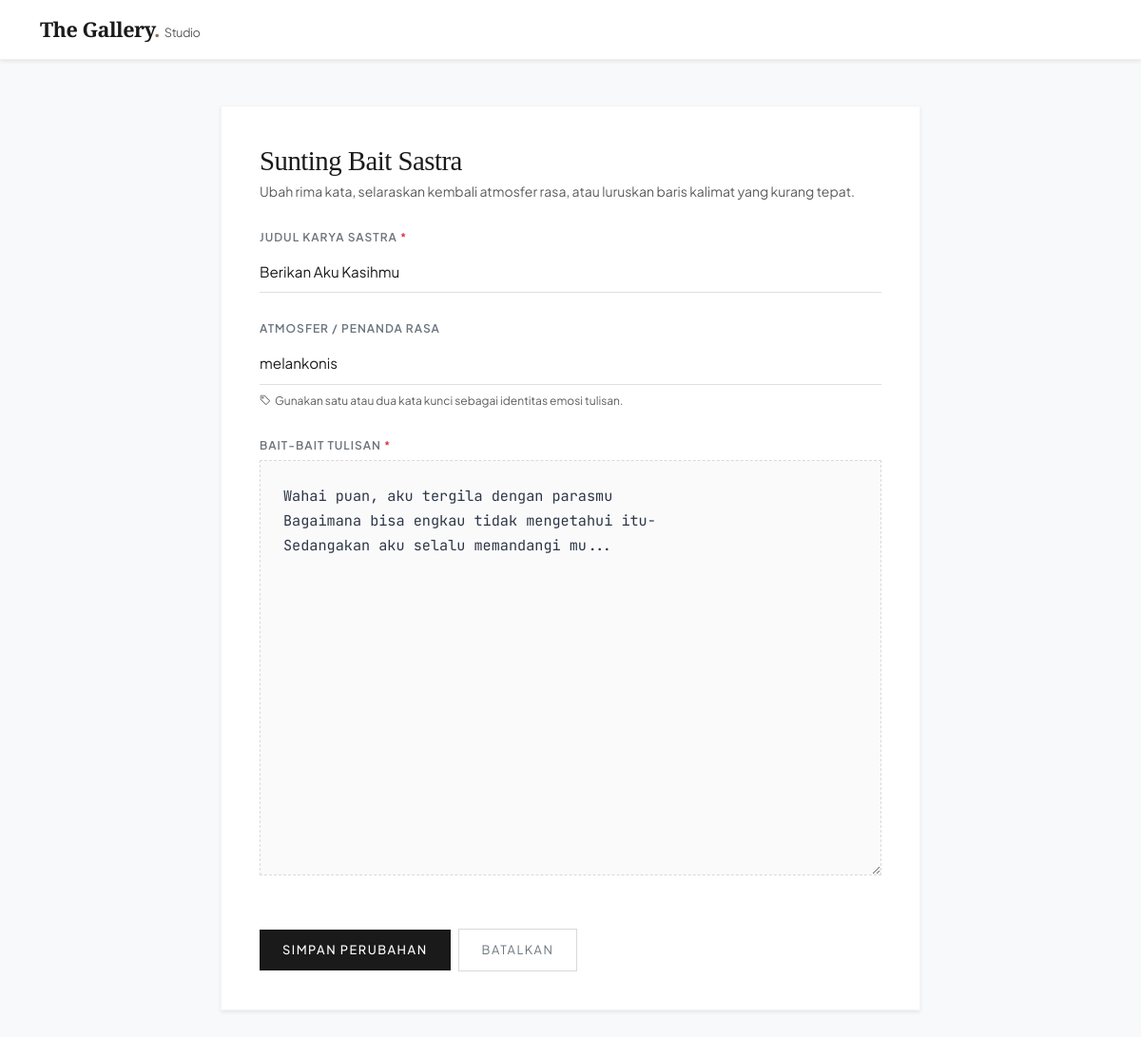
Page /web-dimanis/admin/writing-edit.php?id=4 (signed in) on the committed database.
### tables this page shows
CREATE TABLE `writings` (
  `id` int(11) NOT NULL,
  `category_id` int(11) DEFAULT NULL,
  `title` varchar(100) NOT NULL,
  `content` longtext NOT NULL,
  `mood` varchar(100) DEFAULT NULL,
  `created_at` timestamp NOT NULL DEFAULT current_timestamp(),
  `layout_mode` enum('single','book') DEFAULT 'single',
  `image` varchar(255) DEFAULT NULL
);

### web-dimanis/admin/writing-edit.php (the view, shortened to what this page needs)
<?php
require_once '../config/database.php';
$id = $_GET['id'];
$stmt = $pdo->prepare("SELECT * FROM writings WHERE id = :id");
$stmt->execute(['id' => $id]);
$write = $stmt->fetch();
?>
<!DOCTYPE html>
<html lang="id">
<head>
    <link href="https://cdn.jsdelivr.net/npm/bootstrap@5.3.3/dist/css/bootstrap.min.css" rel="stylesheet">
    <link rel="stylesheet" href="https://cdn.jsdelivr.net/npm/bootstrap-icons@1.11.3/font/bootstrap-icons.min.css">
</head>
<body>
<nav class="navbar navbar-expand-lg admin-navbar shadow-sm">
    <div class="container">
        <a class="navbar-brand-custom" href="index.php">
            The Gallery<span style="color: var(--accent-gold);">.</span> <small style="font-size: 0.8rem; font-family: 'Plus Jakarta Sans'; font-weight:400;" class="text-muted">Studio</small>
        </a>
    </div>
</nav>
<div class="container my-5" style="max-width: 760px;">
    <div class="workspace-panel shadow-sm">
        <h3 class="page-title mb-1">Sunting Bait Sastra</h3>
        <p class="text-muted small mb-4">Ubah rima kata, selaraskan kembali atmosfer rasa, atau luruskan baris kalimat yang kurang tepat.</p>
        <form action="" method="POST">
            <div class="mb-4">
                <label for="title" class="form-label-custom">Judul Karya Sastra <span class="text-danger">*</span></label>
                <input type="text" name="title" id="title" class="form-control form-control-minimal" value="<?= htmlspecialchars($write['title']); ?>" required autocomplete="off">
            </div>
            <div class="mb-4">
                <label for="mood" class="form-label-custom">Atmosfer / Penanda Rasa</label>
                <input type="text" name="mood" id="mood" class="form-control form-control-minimal" value="<?= htmlspecialchars($write['mood'] ?? ''); ?>" autocomplete="off">
                <small class="text-muted d-block mt-2" style="font-size: 0.75rem;"><i class="bi bi-tag me-1"></i>Gunakan satu atau dua kata kunci sebagai identitas emosi tulisan.</small>
            </div>
            <div class="mb-5">
                <label for="content" class="form-label-custom">Bait-Bait Tulisan <span class="text-danger">*</span></label>
                <textarea name="content" id="content" rows="15" class="form-control monospace-textarea" required><?= htmlspecialchars($write['content']); ?></textarea>
            </div>
            <div class="d-flex align-items-center gap-2 pt-2">
                <button type="submit" name="submit" class="btn btn-save-minimal px-4">Simpan Perubahan</button>
                <a href="writing-list.php" class="btn btn-cancel-minimal">Batalkan</a>
            </div>
        </form>
    </div>
</div>
</body>
</html>

### web-dimanis/admin/writing-edit.php (style rules this page uses)
:root { --bg-workspace: #F8F9FA; --panel-white: #FFFFFF; --dark-charcoal: #1A1A1A; --accent-gold: #8C7853; --text-muted: #6C757D; }
body { background-color: var(--bg-workspace); font-family: 'Plus Jakarta Sans', sans-serif; color: var(--dark-charcoal); -webkit-font-smoothing: antialiased; }
.admin-navbar { background-color: var(--panel-white); border-bottom: 1px solid rgba(0, 0, 0, 0.06); padding: 15px 0; }
.navbar-brand-custom { font-family: 'Playfair Display', serif; font-weight: 600; font-size: 1.35rem; color: var(--dark-charcoal) !important; text-decoration: none; letter-spacing: -0.5px; }
.workspace-panel { background: var(--panel-white); border: 1px solid rgba(0, 0, 0, 0.04); border-radius: 0; padding: 40px; }
.page-title { font-family: 'Playfair Display', serif; font-weight: 500; font-size: 1.8rem; letter-spacing: -0.5px; }
.form-label-custom { font-size: 0.75rem; text-transform: uppercase; letter-spacing: 1px; color: var(--text-muted); font-weight: 600; margin-bottom: 0.4rem; }
.form-control-minimal { background: transparent; border: none; border-bottom: 1px solid rgba(0, 0, 0, 0.12); border-radius: 0; padding: 0.6rem 0; font-size: 0.95rem; color: var(--dark-charcoal); transition: all 0.3s ease; }
.monospace-textarea { font-family: 'JetBrains Mono', 'Courier New', monospace; font-size: 0.95rem; line-height: 1.7; background-color: #FAFAFA; border: 1px dashed rgba(0, 0, 0, 0.15); border-radius: 0; padding: 24px; color: #2D3748; transition: all 0.3s ease; resize: vertical; }
.btn-save-minimal { background-color: var(--dark-charcoal); color: #FFF; border-radius: 0; font-size: 0.8rem; text-transform: uppercase; letter-spacing: 1.5px; padding: 12px 28px; font-weight: 500; border: none; transition: all 0.3s ease; }
.btn-cancel-minimal { background: transparent; color: var(--text-muted); border: 1px solid rgba(0,0,0,0.15); border-radius: 0; font-size: 0.8rem; text-transform: uppercase; letter-spacing: 1.5px; padding: 12px 24px; text-decoration: none; transition: all 0.3s ease; }

### rows in the picture
writings: title "Berikan Aku Kasihmu", mood "melankonis", content "Wahai puan, aku tergila dengan parasmu Bagaimana bisa engkau tidak mengetahui itu- Sedangakan aku selalu memandangi mu..."
